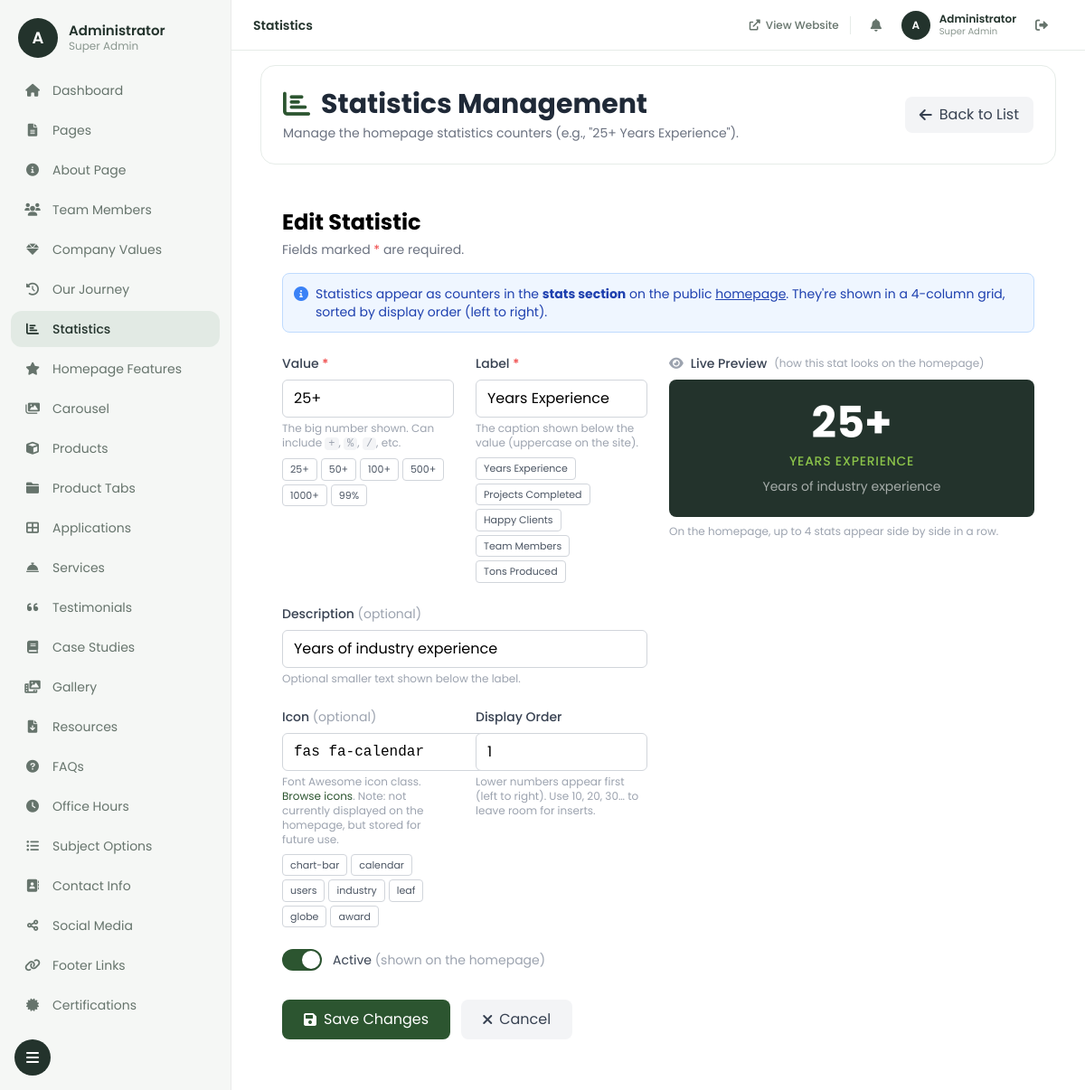
The app's page /admin/statistics.php?action=edit&id=1 (signed in) with its own data.
### tables this page shows
CREATE TABLE IF NOT EXISTS statistics (
    id INT AUTO_INCREMENT PRIMARY KEY,
    label VARCHAR(100) NOT NULL,
    value VARCHAR(50) NOT NULL,
    description VARCHAR(200),
    icon VARCHAR(100),
    display_order INT DEFAULT 0,
    is_active TINYINT(1) DEFAULT 1,
    created_at TIMESTAMP DEFAULT CURRENT_TIMESTAMP,
    updated_at TIMESTAMP DEFAULT CURRENT_TIMESTAMP ON UPDATE CURRENT_TIMESTAMP,
    updated_by INT,
    FOREIGN KEY (updated_by) REFERENCES admin_users(id) ON DELETE SET NULL,
    INDEX idx_display_order (display_order),
    INDEX idx_is_active (is_active)
);

### admin/statistics.php (the view, shortened to what the rows shown need)
<?php
require_once 'config.php';
$db = getDB();
$action = $_GET['action'] ?? 'list';
$id = $_GET['id'] ?? null;
$edit_stat = null;
if ($action === 'edit' && $id) {
    $stmt = $db->prepare("SELECT * FROM statistics WHERE id = ?");
    $stmt->bind_param("i", $id);
    $stmt->execute();
    $result = $stmt->get_result();
    $edit_stat = $result->fetch_assoc();
}
$view_url = '../index.php#stats';
?>
<!DOCTYPE html>
<html lang="en">
<head>
    <script src="https://cdn.tailwindcss.com"></script>
    <link href="https://cdnjs.cloudflare.com/ajax/libs/font-awesome/6.0.0/css/all.min.css" rel="stylesheet">
</head>
<body class="bg-gray-100">
    <?php include 'includes/sidebar.php'; ?>
    <div class="relative lg:ml-64 p-4 lg:p-8">
        <div class="bg-white rounded-lg shadow-md p-6 mb-6">
            <div class="flex flex-col sm:flex-row sm:justify-between sm:items-center gap-3">
                <div>
                    <h1 class="text-3xl font-bold text-gray-800 flex items-center gap-3">
                        <i class="fas fa-chart-bar text-primary"></i> Statistics Management
                    </h1>
                </div>
            </div>
        </div>
        <?php if ($action === 'add' || $action === 'edit'): ?>
            <div class="p-6">
                <h2 class="text-2xl font-bold mb-1"><?php echo $action === 'add' ? 'Add New' : 'Edit'; ?> Statistic</h2>
                <p class="text-sm text-gray-500 mb-4">Fields marked <span class="text-red-500">*</span> are required.</p>
                <div class="mb-6 p-3 rounded-lg bg-blue-50 border border-blue-200 flex items-start gap-2">
                    <i class="fas fa-info-circle text-blue-500 mt-0.5"></i>
                    <p class="text-sm text-blue-800">Statistics appear as counters in the <strong>stats section</strong> on the public <a href="<?php echo $view_url; ?>" target="_blank" class="underline hover:text-blue-900">homepage</a>. They're shown in a 4-column grid, sorted by display order (left to right).</p>
                </div>
                <div class="grid grid-cols-1 lg:grid-cols-2 gap-6">
                    <div>
                        <form method="POST" action="">
                            <div class="grid grid-cols-1 sm:grid-cols-2 gap-6">
                                <div>
                                    <label class="block text-sm font-medium text-gray-700 mb-2">Value <span class="text-red-500">*</span></label>
                                    <input type="text" name="value" id="value_input" required
                                           value="<?php echo htmlspecialchars($edit_stat['value'] ?? ''); ?>"
                                           class="w-full px-3 py-2 border border-gray-300 rounded-md focus:outline-none focus:ring-primary focus:border-primary"
                                           placeholder="e.g., 25+"
                                           oninput="updatePreview()">
                                    <p class="text-xs text-gray-400 mt-1">The big number shown. Can include <code class="bg-gray-100 px-1 rounded">+</code>, <code class="bg-gray-100 px-1 rounded">%</code>, <code class="bg-gray-100 px-1 rounded">/</code>, etc.</p>
                                    <div class="mt-2 flex flex-wrap gap-1">
                                        <button type="button" class="quick-pick" onclick="setVal('25+')">25+</button>
                                        <button type="button" class="quick-pick" onclick="setVal('50+')">50+</button>
                                        <button type="button" class="quick-pick" onclick="setVal('100+')">100+</button>
                                        <button type="button" class="quick-pick" onclick="setVal('500+')">500+</button>
                                        <button type="button" class="quick-pick" onclick="setVal('1000+')">1000+</button>
                                        <button type="button" class="quick-pick" onclick="setVal('99%')">99%</button>
                                    </div>
                                </div>
                                <div>
                                    <label class="block text-sm font-medium text-gray-700 mb-2">Label <span class="text-red-500">*</span></label>
                                    <input type="text" name="label" id="label_input" required
                                           value="<?php echo htmlspecialchars($edit_stat['label'] ?? ''); ?>"
                                           class="w-full px-3 py-2 border border-gray-300 rounded-md focus:outline-none focus:ring-primary focus:border-primary"
                                           placeholder="e.g., Years Experience"
                                           oninput="updatePreview()">
                                    <p class="text-xs text-gray-400 mt-1">The caption shown below the value (uppercase on the site).</p>
                                    <div class="mt-2 flex flex-wrap gap-1">
                                        <button type="button" class="quick-pick" onclick="setLabel('Years Experience')">Years Experience</button>
                                        <button type="button" class="quick-pick" onclick="setLabel('Projects Completed')">Projects Completed</button>
                                        <button type="button" class="quick-pick" onclick="setLabel('Happy Clients')">Happy Clients</button>
                                        <button type="button" class="quick-pick" onclick="setLabel('Team Members')">Team Members</button>
                                        <button type="button" class="quick-pick" onclick="setLabel('Tons Produced')">Tons Produced</button>
                                    </div>
                                </div>
                                <div class="sm:col-span-2">
                                    <label class="block text-sm font-medium text-gray-700 mb-2">Description <span class="text-gray-400 font-normal">(optional)</span></label>
                                    <input type="text" name="description" id="desc_input"
                                           value="<?php echo htmlspecialchars($edit_stat['description'] ?? ''); ?>"
                                           class="w-full px-3 py-2 border border-gray-300 rounded-md focus:outline-none focus:ring-primary focus:border-primary"
                                           placeholder="e.g., Years of industry experience"
                                           oninput="updatePreview()">
                                    <p class="text-xs text-gray-400 mt-1">Optional smaller text shown below the label.</p>
                                </div>
                                <div>
                                    <label class="block text-sm font-medium text-gray-700 mb-2">Icon <span class="text-gray-400 font-normal">(optional)</span></label>
                                    <div class="flex items-center gap-3">
                                        <input type="text" name="icon" id="icon_input"
                                               value="<?php echo htmlspecialchars($edit_stat['icon'] ?? ''); ?>"
                                               class="flex-1 px-3 py-2 border border-gray-300 rounded-md focus:outline-none focus:ring-primary focus:border-primary font-mono"
                                               placeholder="fas fa-chart-bar"
                                               oninput="updateIconPreview(this.value)">
                                        <div id="icon_preview" class="flex items-center justify-center w-10 h-10 border border-gray-300 rounded-lg bg-gray-50 text-lg text-primary">
                                        </div>
                                    </div>
                                    <p class="text-xs text-gray-400 mt-1">Font Awesome icon class. <a href="https://fontawesome.com/v6/search?o=r&m=free" target="_blank" class="text-primary hover:underline">Browse icons</a>. Note: not currently displayed on the homepage, but stored for future use.</p>
                                    <div class="mt-2 flex flex-wrap gap-1">
                                        <button type="button" class="quick-pick" onclick="setIcon('fas fa-chart-bar')">chart-bar</button>
                                        <button type="button" class="quick-pick" onclick="setIcon('fas fa-calendar')">calendar</button>
                                        <button type="button" class="quick-pick" onclick="setIcon('fas fa-users')">users</button>
                                        <button type="button" class="quick-pick" onclick="setIcon('fas fa-industry')">industry</button>
                                        <button type="button" class="quick-pick" onclick="setIcon('fas fa-leaf')">leaf</button>
                                        <button type="button" class="quick-pick" onclick="setIcon('fas fa-globe')">globe</button>
                                        <button type="button" class="quick-pick" onclick="setIcon('fas fa-award')">award</button>
                                    </div>
                                </div>
                                <div>
                                    <label class="block text-sm font-medium text-gray-700 mb-2">Display Order</label>
                                    <input type="number" name="display_order" min="0"
                                           value="<?php echo htmlspecialchars($edit_stat['display_order'] ?? 0); ?>"
                                           class="w-full px-3 py-2 border border-gray-300 rounded-md focus:outline-none focus:ring-primary focus:border-primary">
                                    <p class="text-xs text-gray-400 mt-1">Lower numbers appear first (left to right). Use 10, 20, 30… to leave room for inserts.</p>
                                </div>
                            </div>
                            <div class="mt-6">
                                <label class="flex items-center cursor-pointer select-none">
                                    <span class="relative w-11 h-6 rounded-full bg-gray-300 transition-colors duration-300 ease-in-out
                                                 peer-checked:bg-primary peer-focus-visible:ring-2 peer-focus-visible:ring-primary/40 peer-focus-visible:ring-offset-2
                                                 after:content-[''] after:absolute after:top-0.5 after:left-0.5 after:w-5 after:h-5
                                                 after:bg-white after:rounded-full after:shadow
                                                 after:transition-transform after:duration-300 after:ease-in-out
                                                 peer-checked:after:translate-x-5
                                                 hover:after:scale-110 active:after:scale-95"></span>
                                    <span class="ml-3 text-sm text-gray-700">Active <span class="text-gray-400">(shown on the homepage)</span></span>
                                </label>
                            </div>
                            <div class="mt-8 flex flex-col sm:flex-row gap-3">
                                <button type="submit" class="bg-primary text-white px-6 py-2.5 rounded-lg hover:bg-secondary transition-colors inline-flex items-center justify-center">
                                    <i class="fas fa-save mr-2"></i><?php echo $action === 'add' ? 'Add Statistic' : 'Save Changes'; ?>
                                </button>
                                <a href="statistics.php" class="bg-gray-100 hover:bg-gray-200 text-gray-700 px-6 py-2.5 rounded-lg transition-colors inline-flex items-center justify-center">
                                    <i class="fas fa-times mr-2"></i>Cancel
                                </a>
                            </div>
                        </form>
                    </div>
                    <div>
                        <p class="text-sm font-medium text-gray-700 mb-2 flex items-center gap-2">
                            <i class="fas fa-eye text-gray-400"></i> Live Preview
                            <span class="text-xs text-gray-400 font-normal">(how this stat looks on the homepage)</span>
                        </p>
                        <div class="rounded-lg p-6 bg-[#23332c] text-white">
                            <div class="grid grid-cols-1 gap-4">
                                <div class="text-center">
                                    <div class="stat-value text-4xl lg:text-5xl font-bold mb-2" id="preview_value"><?php echo htmlspecialchars($edit_stat['value'] ?? '25+'); ?></div>
                                    <div class="text-sm font-medium uppercase tracking-wider text-[#8bc34a]" id="preview_label"><?php echo htmlspecialchars($edit_stat['label'] ?? 'Years Experience'); ?></div>
                                    <div class="text-sm text-white/60 mt-2 <?php echo empty($edit_stat['description'] ?? '') ? 'hidden' : ''; ?>" id="preview_desc_wrap">
                                        <span id="preview_desc"><?php echo htmlspecialchars($edit_stat['description'] ?? ''); ?></span>
                                    </div>
                                </div>
                            </div>
                        </div>
                        <p class="text-xs text-gray-400 mt-2">On the homepage, up to 4 stats appear side by side in a row.</p>
                    </div>
                </div>
            </div>
        <?php endif; ?>
    </div>
</body>
</html>

### admin/includes/sidebar.php (shortened to what the rows shown need)
<?php
$current_user = getCurrentUser();
$display_name = $current_user['full_name'] ?: $current_user['username'];
$avatar_initial = strtoupper(substr($display_name, 0, 1));
$role_label = ucwords(str_replace('_', ' ', $current_user['role'] ?? 'Admin'));
?>
<aside id="sidebar" class="fixed top-0 bottom-0 left-0 z-40 w-64 transition-all duration-300 -translate-x-full lg:translate-x-0 bg-[#f5f7f5] text-[#45524b] lg:border-r lg:border-black/5 flex flex-col">
    <div class="sidebar-header flex items-center gap-3 px-5 pt-5 pb-4 flex-shrink-0">
        <div class="w-11 h-11 rounded-full bg-[#23332c] text-white flex items-center justify-center font-semibold text-lg flex-shrink-0">
            <?php echo htmlspecialchars($avatar_initial); ?>
        </div>
        <div class="sidebar-label min-w-0 flex-1">
            <p class="font-semibold text-[15px] text-[#23332c] leading-tight truncate"><?php echo htmlspecialchars($display_name); ?></p>
            <p class="text-xs text-[#8a978f] truncate"><?php echo htmlspecialchars($role_label); ?></p>
        </div>
    </div>
</aside>
<header id="admin-topbar" class="fixed top-0 left-0 right-0 lg:left-64 z-20 h-14 bg-white/95 backdrop-blur border-b border-[#e6ece8] flex items-center gap-3 pl-16 pr-4 lg:pl-6 lg:pr-8">
    <div class="flex items-center gap-2.5">
        <div class="w-8 h-8 rounded-full bg-[#23332c] text-white flex items-center justify-center text-xs font-semibold flex-shrink-0"><?php echo htmlspecialchars($avatar_initial); ?></div>
        <div class="hidden sm:block leading-tight min-w-0">
            <p class="text-xs font-semibold text-[#23332c] truncate max-w-[10rem]"><?php echo htmlspecialchars($display_name); ?></p>
            <p class="text-[10px] text-[#8a978f] truncate"><?php echo htmlspecialchars($role_label); ?></p>
        </div>
    </div>
</header>

### records on screen
statistics: value "25+", label "Years Experience", description "Years of industry experience", icon "fas fa-calendar", display_order "1", label "YEARS EXPERIENCE"

### other values on screen
$avatar_initial "A"
$display_name "Administrator"
$role_label "Super Admin"
$item[2] "Dashboard"
$item[2] "Pages"
$item[2] "About Page"
$item[2] "Team Members"
$item[2] "Company Values"
$item[2] "Our Journey"
$item[2] "Statistics"
$item[2] "Homepage Features"
$item[2] "Carousel"
$item[2] "Products"
$item[2] "Product Tabs"
$item[2] "Applications"
